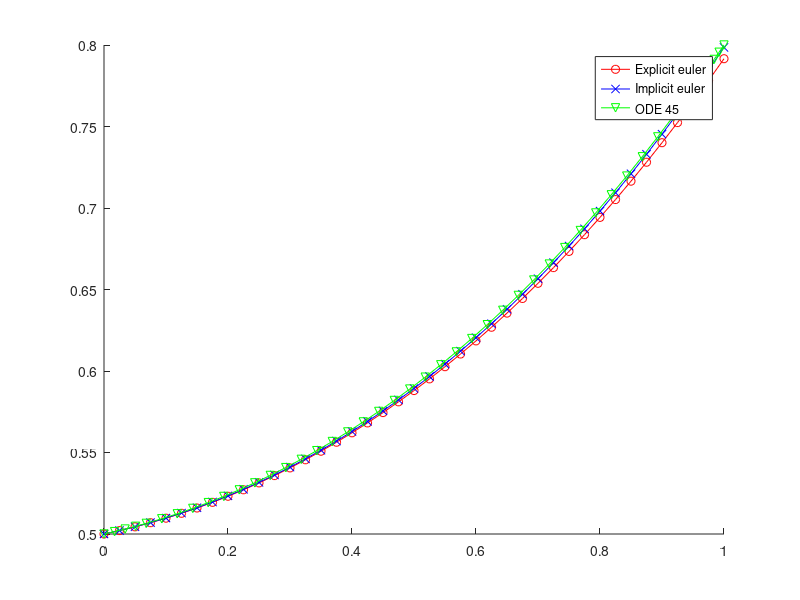

The MATLAB source for this figure:
%Explicit Euler method
dt = .025;
T = 0:.025:1;
Y = zeros(1,41);
Y(1) = .5;
for i = 2:1:41
    Y(i) = Y(i-1) + dt.*(Y(i-1).^2 + 2 .* T(i-1) .* Y(i-1))./(3 + T(i-1).^2);
end

%Implicit Euler method
Y2 = zeros(1,41);
Y2(1) = .5;
for i = 2:1:41
    a = dt./(3 + T(i-1).^2);
    b = 2 .* T(i-1) .* dt./(3 + T(i-1).^2) - 1;
    c = Y2(i-1);
    Y2(i) = (-b - sqrt(b.^2 - 4 .* a .* c))./(2.* a);
end

%ODE 45 method

tspan=[0,1];
f=@(t,y) (y.^2 + 2 .* t .* y)./(3 + t.^2);
y0 = .5;
[t,y]=ode45(f,tspan,y0);

hold on;
plot(T,Y,'r-o');
plot(T,Y2,'b-x');
plot(t,y,'g-v');
hold off;
legend('Explicit euler','Implicit euler','ODE 45');